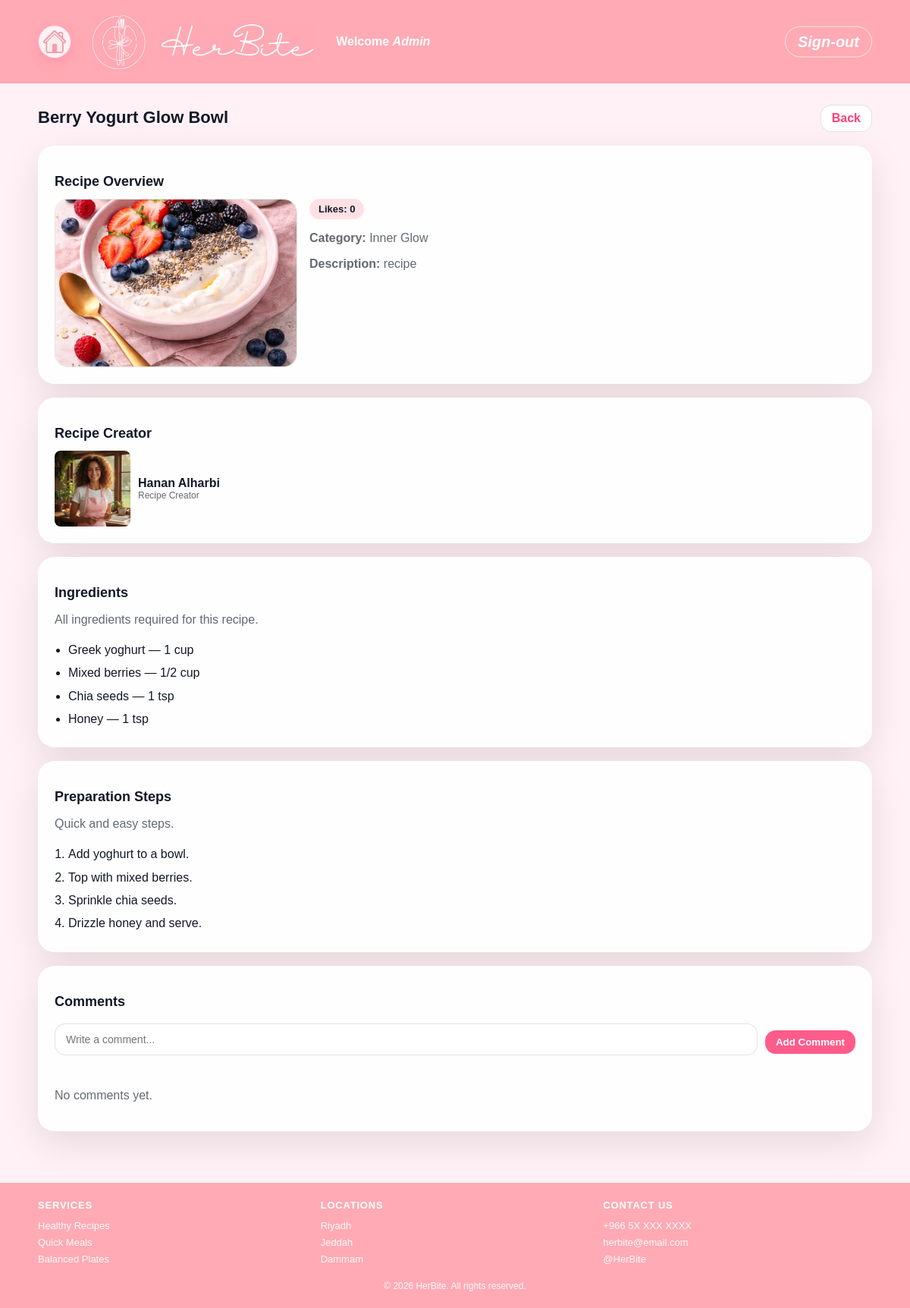
Screenshot of /viewRecipe.php?id=1 (signed in) with the database file from the repository.
### tables this page shows
CREATE TABLE `users` (
  `id` int(11) NOT NULL,
  `userType` enum('user','admin') NOT NULL,
  `firstName` varchar(100) NOT NULL,
  `lastName` varchar(100) NOT NULL,
  `emailAddress` varchar(100) NOT NULL,
  `password` varchar(255) NOT NULL,
  `photoFileName` varchar(255) NOT NULL
);

CREATE TABLE `recipe` (
  `id` int(11) NOT NULL,
  `userID` int(11) NOT NULL,
  `categoryID` int(11) NOT NULL,
  `name` varchar(150) NOT NULL,
  `description` text DEFAULT NULL,
  `photoFileName` varchar(255) DEFAULT NULL,
  `videoFilePath` varchar(255) DEFAULT NULL
);

CREATE TABLE `recipecategory` (
  `id` int(11) NOT NULL,
  `categoryName` varchar(100) NOT NULL
);

CREATE TABLE `recipeingredient` (
  `id` int(11) NOT NULL,
  `recipeID` int(11) NOT NULL,
  `ingredientName` varchar(150) NOT NULL,
  `quantity` varchar(100) NOT NULL
);

CREATE TABLE `recipeinstruction` (
  `id` int(11) NOT NULL,
  `recipeID` int(11) NOT NULL,
  `stepNumber` int(11) NOT NULL,
  `instructionText` text NOT NULL
);

### viewRecipe.php (the view, shortened to what this page needs)
<?php
include("db.php");
$userID = (int) $_SESSION['user_id'];
$recipeID = isset($_GET['id']) ? (int) $_GET['id'] : 0;
$userQuery = "SELECT * FROM users WHERE id = ?";
$stmt = $conn->prepare($userQuery);
$stmt->bind_param("i", $userID);
$stmt->execute();
$userResult = $stmt->get_result();
$currentUser = $userResult->fetch_assoc();
$recipeQuery = "SELECT recipe.*,
                       users.firstName,
                       users.lastName,
                       users.photoFileName AS creatorPhoto,
                       recipecategory.categoryName
                FROM recipe
                JOIN users ON recipe.userID = users.id
                LEFT JOIN recipecategory ON recipe.categoryID = recipecategory.id
                WHERE recipe.id = ?";
$stmt = $conn->prepare($recipeQuery);
$stmt->bind_param("i", $recipeID);
$stmt->execute();
$recipeResult = $stmt->get_result();
$recipe = $recipeResult->fetch_assoc();
$likesQuery = "SELECT COUNT(*) AS totalLikes FROM likes WHERE recipeID = ?";
$stmt = $conn->prepare($likesQuery);
$stmt->bind_param("i", $recipeID);
$stmt->execute();
$likesResult = $stmt->get_result();
$likesRow = $likesResult->fetch_assoc();
$totalLikes = $likesRow['totalLikes'] ?? 0;
$ingredientsQuery = "SELECT ingredientName, quantity
                     FROM recipeingredient
                     WHERE recipeID = ?
                     ORDER BY id ASC";
$stmt = $conn->prepare($ingredientsQuery);
$stmt->bind_param("i", $recipeID);
$stmt->execute();
$ingredientsResult = $stmt->get_result();
$instructionsQuery = "SELECT stepNumber, instructionText
                      FROM recipeinstruction
                      WHERE recipeID = ?
                      ORDER BY stepNumber ASC, id ASC";
$stmt = $conn->prepare($instructionsQuery);
$stmt->bind_param("i", $recipeID);
$stmt->execute();
$instructionsResult = $stmt->get_result();
$commentsQuery = "SELECT comment.comment,
                         comment.date,
                         users.firstName,
                         users.lastName,
                         users.photoFileName
                  FROM comment
                  JOIN users ON comment.userID = users.id
                  WHERE comment.recipeID = ?
                  ORDER BY comment.date DESC, comment.id DESC";
$stmt = $conn->prepare($commentsQuery);
$stmt->bind_param("i", $recipeID);
$stmt->execute();
$commentsResult = $stmt->get_result();
?>
<!DOCTYPE html>
<html lang="en">
<head>
  <link rel="stylesheet" href="stylesheet.css">
</head>
<body class="user-page view-page admin-page header-admin">
  <div class="page">
    <header class="site-header">
      <div class="header-inner">
        <a href="user.php" class="home-link" aria-label="Go to home">
          <img src="home.PNG" alt="Home">
        </a>
        <div class="brand">
          <img src="logo.jpg" alt="HerBite Logo">
        </div>
        <div class="brand-title">
          <img src="title.jpg" alt="HerBite Title">
        </div>
        <div class="header-right">
          <div class="welcome">Welcome <span class="name"><?php echo htmlspecialchars($currentUser['firstName']); ?></span></div>
        </div>
        <div class="logout">
          <a href="logout.php">Sign-out</a>
        </div>
      </div>
    </header>
    <main class="page-main">
      <section class="view-head">
        <div class="view-title">
          <h2><?php echo htmlspecialchars($recipe['name']); ?></h2>
        </div>
        <div class="view-actions">
          <a class="btn-small btn-ghost" href="myRecipes.php">Back</a>
        </div>
      </section>
      <section class="admin-card view-card">
        <h2>Recipe Overview</h2>
        <div class="overview-grid">
          <div class="overview-imgWrap">
            <img src="<?php echo htmlspecialchars(!empty($recipe['photoFileName']) ? $recipe['photoFileName'] : 'default.png'); ?>" class="overview-img" alt="<?php echo htmlspecialchars($recipe['name']); ?>">
          </div>
          <div class="overview-info">
            <div class="meta">
              <span class="meta-item">Likes: <?php echo $totalLikes; ?></span>
            </div>
            <p class="muted"><strong>Category:</strong> <?php echo htmlspecialchars($recipe['categoryName'] ?? 'Uncategorized'); ?></p>
            <p class="muted"><strong>Description:</strong> <?php echo htmlspecialchars($recipe['description']); ?></p>
          </div>
        </div>
      </section>
      <section class="admin-card view-card">
        <h2>Recipe Creator</h2>
        <div class="creator-cell">
          <img src="<?php echo htmlspecialchars(!empty($recipe['creatorPhoto']) ? $recipe['creatorPhoto'] : 'default.png'); ?>" alt="Creator photo" class="creator-avatar square">
          <div>
            <div style="font-weight:800;"><?php echo htmlspecialchars($recipe['firstName'] . ' ' . $recipe['lastName']); ?></div>
            <div class="muted small">Recipe Creator</div>
          </div>
        </div>
      </section>
      <section class="admin-card view-card">
        <h2>Ingredients</h2>
        <p class="muted">All ingredients required for this recipe.</p>
        <?php if ($ingredientsResult->num_rows > 0) { ?>
          <ul class="steps-list">
            <?php while ($ingredient = $ingredientsResult->fetch_assoc()) { ?>
              <li>
                <?php echo htmlspecialchars($ingredient['ingredientName']); ?> — <?php echo htmlspecialchars($ingredient['quantity']); ?>
              </li>
            <?php } ?>
          </ul>
        <?php } else { ?>
          <p class="muted">No ingredients added.</p>
        <?php } ?>
      </section>
      <section class="admin-card view-card">
        <h2>Preparation Steps</h2>
        <p class="muted">Quick and easy steps.</p>
        <?php if ($instructionsResult->num_rows > 0) { ?>
          <ol class="steps-list">
            <?php while ($instruction = $instructionsResult->fetch_assoc()) { ?>
              <li><?php echo htmlspecialchars($instruction['instructionText']); ?></li>
            <?php } ?>
          </ol>
        <?php } else { ?>
          <p class="muted">No preparation steps added.</p>
        <?php } ?>
      </section>
      <section class="admin-card view-card">
        <h2>Comments</h2>
        <form class="comment-form" action="addComment.php" method="post">
          <input type="text" name="comment" placeholder="Write a comment..." required>
          <button class="btn-small btn-primary" type="submit">Add Comment</button>
        </form>
        <div class="comments">
          <?php if ($commentsResult->num_rows > 0) { ?>
            <?php while ($comment = $commentsResult->fetch_assoc()) { ?>
              <div class="comment">
                <div class="comment-head">
                  <img src="<?php echo htmlspecialchars(!empty($comment['photoFileName']) ? $comment['photoFileName'] : 'default.png'); ?>" alt="User photo" class="comment-avatar">
                  <div class="comment-meta">
                    <div class="comment-name"><?php echo htmlspecialchars($comment['firstName'] . ' ' . $comment['lastName']); ?></div>
                    <div class="comment-time muted small"><?php echo htmlspecialchars($comment['date']); ?></div>
                  </div>
                </div>
                <div class="comment-body"><?php echo htmlspecialchars($comment['comment']); ?></div>
              </div>
            <?php } ?>
          <?php } else { ?>
            <p class="muted">No comments yet.</p>
          <?php } ?>
        </div>
      </section>
    </main>
    <footer class="site-footer">
      <div class="footer-inner">
        <div class="footer-col">
          <h4>Services</h4>
          <p>Healthy Recipes</p>
          <p>Quick Meals</p>
          <p>Balanced Plates</p>
        </div>
        <div class="footer-col">
          <h4>Locations</h4>
          <p>Riyadh</p>
          <p>Jeddah</p>
          <p>Dammam</p>
        </div>
        <div class="footer-col">
          <h4>Contact Us</h4>
          <p>+966 5X XXX XXXX</p>
          <p>herbite@email.com</p>
          <p>@HerBite</p>
        </div>
      </div>
      <div class="footer-bottom">
        © 2026 HerBite. All rights reserved.
      </div>
    </footer>
  </div>
</body>
</html>

### rows the page displays
users: firstName "Admin"
recipe: name "Berry Yogurt Glow Bowl", photoFileName (picture), recipecategory.categoryName "Inner Glow", description "recipe", userID.photoFileName (picture), userID.lastName "Hanan Alharbi"
recipeingredient: ingredientName "Greek yoghurt", quantity "1 cup"
recipeingredient: ingredientName "Mixed berries", quantity "1/2 cup"
recipeingredient: ingredientName "Chia seeds", quantity "1 tsp"
recipeingredient: ingredientName "Honey", quantity "1 tsp"
recipeinstruction: instructionText "Add yoghurt to a bowl."
recipeinstruction: instructionText "Top with mixed berries."
recipeinstruction: instructionText "Sprinkle chia seeds."
recipeinstruction: instructionText "Drizzle honey and serve."

### other values shown
$totalLikes "0"
